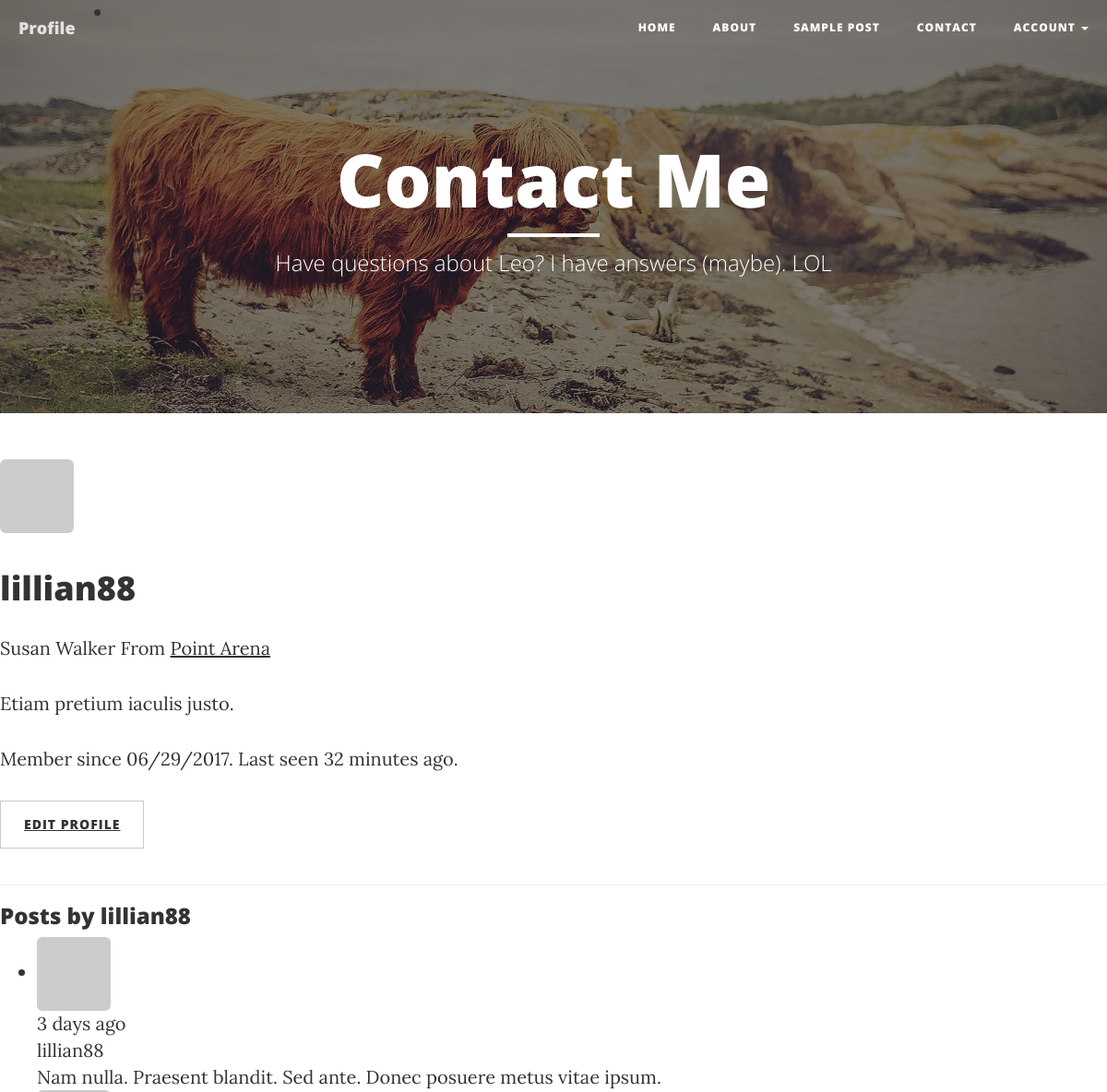
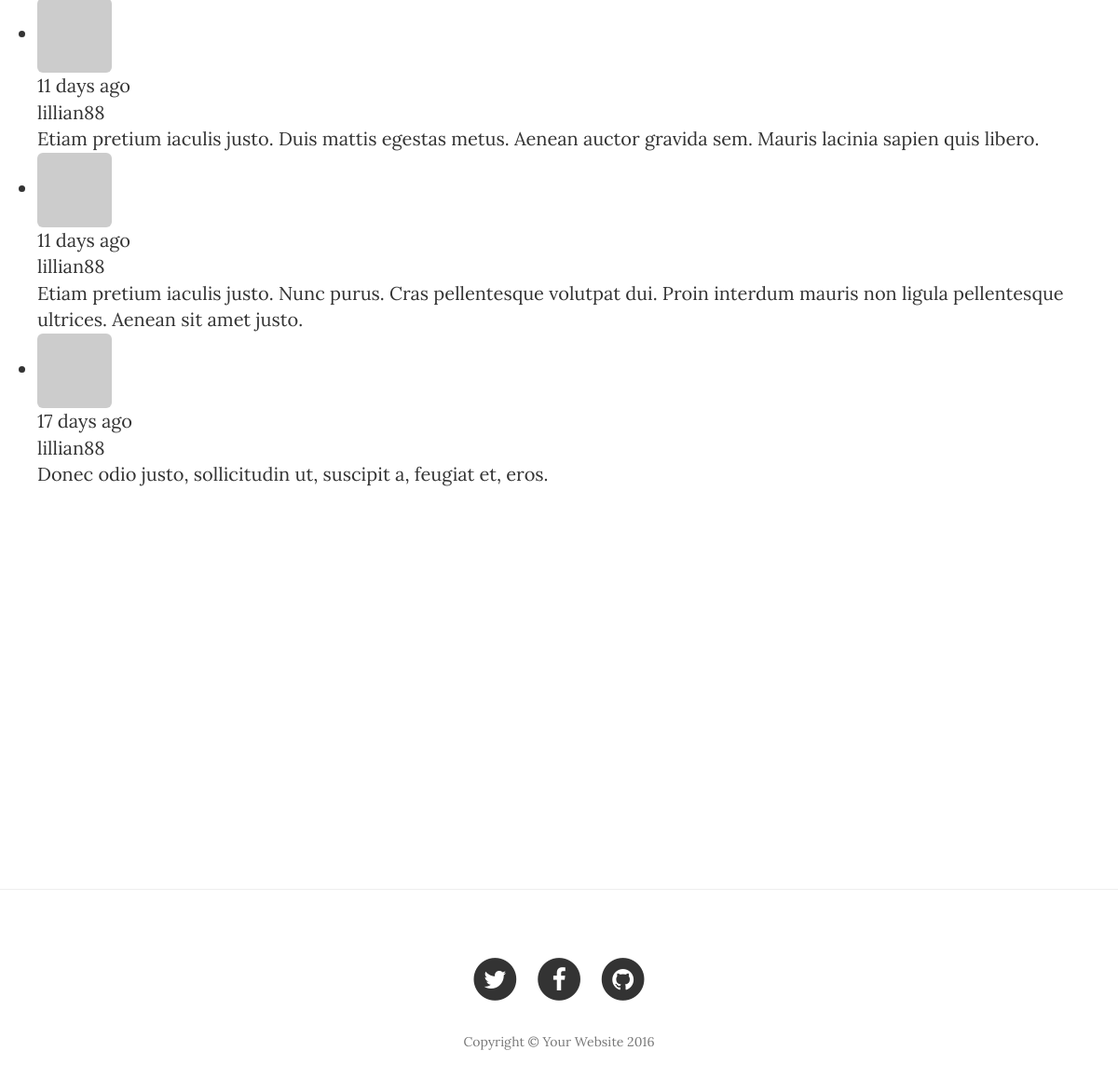
/user/lillian88 (signed in), run on the app's committed database (2 pictures, top to bottom).
### app/models.py (models this page shows, shortened)
class User(db.Model, UserMixin):
    __tablename__ = 'users'
    id = db.Column(db.Integer, primary_key=True)
    email = db.Column(db.String(64), unique=True, index=True)
    username = db.Column(db.String(64), unique=True, index=True)
    role_id = db.Column(db.Integer, db.ForeignKey('roles.id'))
    password_hash = db.Column(db.String(128))
    confirmed = db.Column(db.Boolean, default=False)
    name = db.Column(db.String(64))
    location = db.Column(db.String(64))
    about_me = db.Column(db.Text())
    member_since = db.Column(db.DateTime(), default=datetime.utcnow)
    last_seen = db.Column(db.DateTime(), default=datetime.utcnow)
    avatar_hash = db.Column(db.String(32))
    posts = db.relationship('Post', backref='author', lazy='dynamic')
    @property
    def password(self):
        raise AttributeError('password is not a readable attribute')
    def can(self, permissions):
        return self.role is not None and \
               (self.role.permissions & permissions) == permissions
    def is_administrator(self):
        return self.can(Permission.ADMINISTER)
    def ping(self):
        self.last_seen = datetime.utcnow()
        db.session.add(self)
    def gravatar(self, size=100, default='identicon', rating='g'):
        if request.is_secure:
            url = 'https://secure.gravatar.com/avatar'
        else:
            url = 'http://www.gravatar.com/avatar'
        hash = self.avatar_hash or hashlib.md5(
            self.email.encode('utf-8')).hexdigest()
        return '{url}/{hash}?s={size}&d={default}&r={rating}'.format(
            url=url, hash=hash, size=size, default=default, rating=rating)

class Post(db.Model):
    __tablename__ = 'posts'
    id = db.Column(db.Integer, primary_key=True)
    body = db.Column(db.Text)
    timestamp = db.Column(db.DateTime, index=True, default=datetime.utcnow)
    author_id = db.Column(db.Integer, db.ForeignKey('users.id'))

### app/main/views.py (the view)
@main.route('/user/<username>')
def user(username):
    user = User.query.filter_by(username=username).first()
    if user is None:
        abort(404)
    posts = user.posts.order_by(Post.timestamp.desc()).all()
    return render_template('user.html', user=user, posts=posts)

### app/auth/views.py (called while the page is built)
@auth.before_app_request
def before_request():
    if current_user.is_authenticated:
            current_user.ping()
            if not current_user.confirmed \
                    and request.endpoint \
                    and request.endpoint[:5] != 'auth.' \
                    and request.endpoint != 'static':
                return redirect(url_for('auth.unconfirmed'))

### app/main/__init__.py (called while the page is built)
@main.app_context_processor
def inject_permissions():
    return dict(Permission=Permission)

### app/models.py (called while the page is built)
@login_manager.user_loader
def load_user(user_id):
    return User.query.get(int(user_id))

### app/templates/user.html (shortened to what this page needs)
{% extends "base.html" %}
{% import "bootstrap/wtf.html" as wtf %}
{% block page_header %}
    <header class="intro-header" style="background-image: url('{{ url_for('static', filename='img/contact-bg.jpg') }}')">
        <div class="container">
            <div class="row">
                <div class="col-lg-8 col-lg-offset-2 col-md-10 col-md-offset-1">
                    <div class="page-heading">
                        <h1>Contact Me</h1>
                        <hr class="small">
                        <span class="subheading">Have questions about Leo? I have answers (maybe). LOL</span>
                    </div>
                </div>
            </div>
        </div>
    </header>
{% endblock page_header %}
{% block main_content %}
    <img class="img-rounded profile-thumbnail" src="{{ user.gravatar(size=256) }}">
    <div class="page-header">
        <h1>{{ user.username }}</h1>
        {% if user.name or user.location %}
        <p>
            {% if user.name %}{{ user.name }}{% endif %}
            {% if user.location %}
                From <a href="http://maps.google.com/?q={{ user.location }}">{{ user.location }}</a>
            {% endif %}
        </p>
        {% endif %}
        {% if user.about_me %}
        <p>{{ user.about_me }}</p>
        {% endif %}
        <p>Member since {{ moment(user.member_since).format('L') }}. Last seen {{ moment(user.last_seen).fromNow() }}.</p>
        <p>
            {% if user  == current_user %}
            <a class="btn btn-default" href="{{ url_for('.edit_profile') }}">Edit Profile</a>
            {% endif %}
        </p>
    </div>
    <h3>Posts by {{ user.username }}</h3>
    {% include '_posts.html' %}
    <div class="container">
        <div id="map" style="width:400px;height:400px;">
        </div>
    </div>
{% endblock main_content %}

### app/templates/base.html (shortened to what this page needs)
{% extends "bootstrap/base.html" %}
    {% block styles %}
        {{ super() }}
        <link href="{{ url_for('static', filename='css/clean-blog.min.css') }}" rel="stylesheet">
        <link href="{{ url_for('static', filename='font-awesome/css/font-awesome.min.css') }}" rel="stylesheet" type="text/css">
    {% endblock styles %}
{% block body %}
    {% block navbar %}
        <nav class="navbar navbar-default navbar-custom navbar-fixed-top">
            <div class="container-fluid">
                <div class="navbar-header page-scroll">
                    {% if current_user.is_authenticated %}
                    <li>
                        <a class="navbar-brand" href="{{ url_for('main.user', username=current_user.username) }}">
                            Profile
                        </a>
                    </li>
                    {% endif %}
                </div>
                <div class="collapse navbar-collapse" id="bs-example-navbar-collapse-1">
                    <ul class="nav navbar-nav navbar-right">
                        <li>
                            <a href="{{ url_for('main.index') }}">Home</a>
                        </li>
                        <li>
                            <a href="about.html">About</a>
                        </li>
                        <li>
                            <a href="post.html">Sample Post</a>
                        </li>
                        <li>
                            <a href="{{ url_for('main.contact') }}">Contact</a>
                        </li>
                        {% if current_user.is_authenticated %}
                            <li class="dropdown">
                                <a href="#" class="dropdown-toggle" data-toggle="dropdown">Account <b class="caret"></b></a>
                            </li>
                        {% else %}
                        <li>
                            <a href="{{ url_for('auth.login') }}">Log in</a>
                        </li>
                        {% endif %}
                    </ul>
                </div>
            </div>
        </nav>
    {% endblock navbar %}
    {% block page_header %}{% endblock page_header %}
    {% block main_content %}{% endblock main_content %}
    <hr>
    <footer>
        <div class="container">
            <div class="row">
                <div class="col-lg-8 col-lg-offset-2 col-md-10 col-md-offset-1">
                    <ul class="list-inline text-center">
                        <li>
                            <a href="#">
                                <span class="fa-stack fa-lg">
                                    <i class="fa fa-circle fa-stack-2x"></i>
                                    <i class="fa fa-twitter fa-stack-1x fa-inverse"></i>
                                </span>
                            </a>
                        </li>
                        <li>
                            <a href="#">
                                <span class="fa-stack fa-lg">
                                    <i class="fa fa-circle fa-stack-2x"></i>
                                    <i class="fa fa-facebook fa-stack-1x fa-inverse"></i>
                                </span>
                            </a>
                        </li>
                        <li>
                            <a href="#">
                                <span class="fa-stack fa-lg">
                                    <i class="fa fa-circle fa-stack-2x"></i>
                                    <i class="fa fa-github fa-stack-1x fa-inverse"></i>
                                </span>
                            </a>
                        </li>
                    </ul>
                    <p class="copyright text-muted">Copyright &copy; Your Website 2016</p>
                </div>
            </div>
        </div>
    </footer>
{% endblock body %}

### app/templates/_posts.html
<ul class="posts">
    {% for post in posts %}
    <li class="post">
        <div class="post-thumbnail">
            <a href="{{ url_for('.user', username=post.author.username) }}">
                <img class="img-rounded profile-thumbnail" src="{{ post.author.gravatar(size=40) }}">
            </a>
        </div>
        <div class="post-content">
            <div class="post-date">{{ moment(post.timestamp).fromNow() }}</div>
            <div class="post-author"><a href="{{ url_for('.user', username=post.author.username) }}">{{ post.author.username }}</a></div>
            <div class="post-body">{{ post.body }}</div>
        </div>
    </li>
    {% endfor %}
</ul>

### data on the page
User: username "lillian88", name "Susan Walker", location "Point Arena", about_me "Etiam pretium iaculis justo.", member_since "06/29/2017", last_seen "32 minutes ago"
Post: timestamp "3 days ago", author.username "lillian88", body "Nam nulla. Praesent blandit. Sed ante. Donec posuere metus vitae ipsum."
Post: timestamp "11 days ago", author.username "lillian88", body "Etiam pretium iaculis justo. Duis mattis egestas metus. Aenean auctor gravida sem. Mauris lacinia sapien quis libero."
Post: timestamp "11 days ago", author.username "lillian88", body "Etiam pretium iaculis justo. Nunc purus. Cras pellentesque volutpat dui. Proin interdum mauris non ligula pellentesque ultrices. Aenean sit amet justo."
Post: timestamp "17 days ago", author.username "lillian88", body "Donec odio justo, sollicitudin ut, suscipit a, feugiat et, eros."
